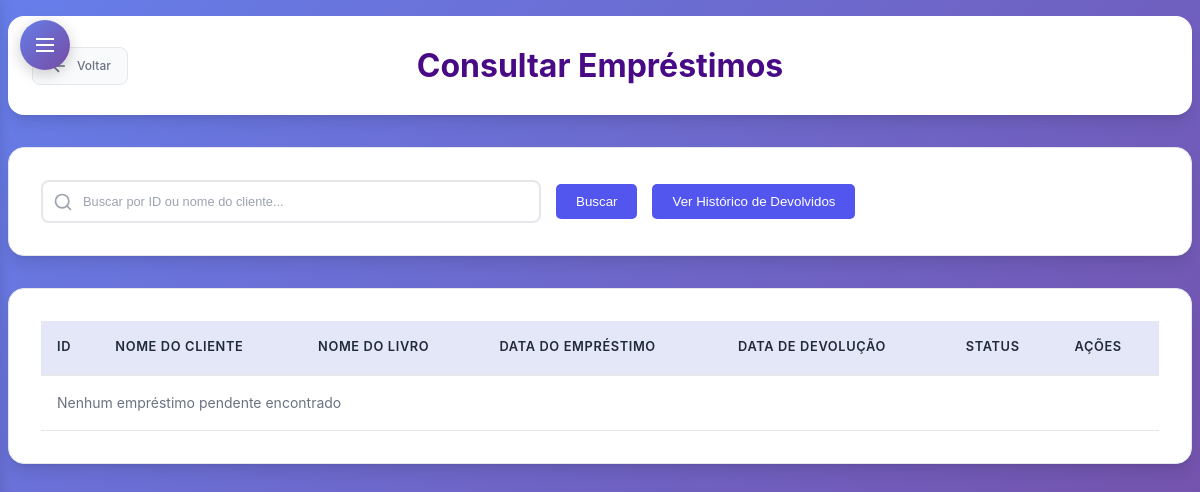
The app's page /subtelas/consultar_emprestimo.php (signed in), older data.
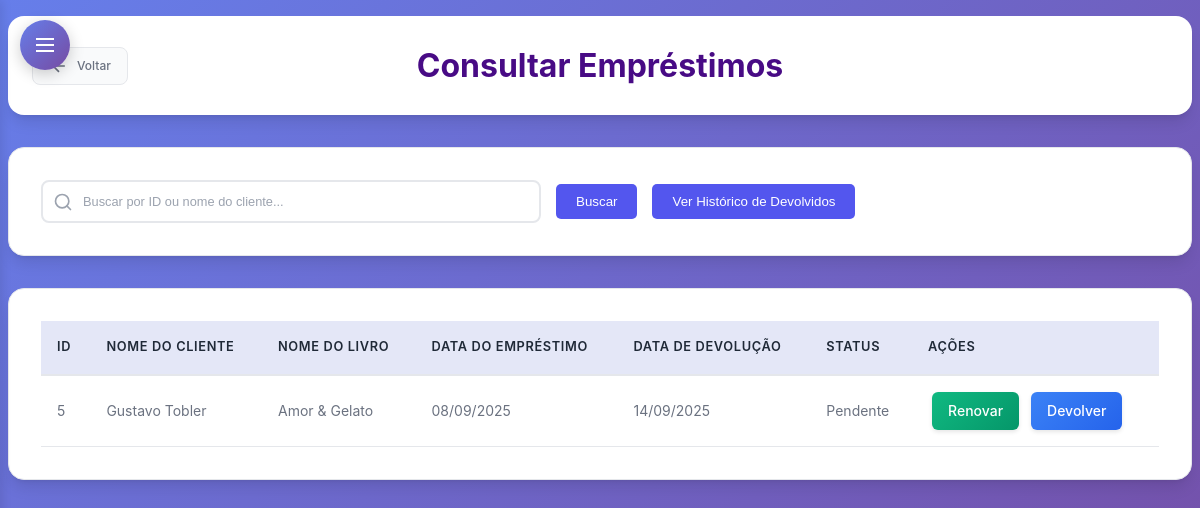
The same page, newer data.
### tables this page shows
CREATE TABLE `emprestimo` (
  `Cod_Emprestimo` int(11) NOT NULL,
  `Cod_Cliente` int(11) NOT NULL,
  `Cod_Livro` int(11) NOT NULL,
  `Data_Emprestimo` date NOT NULL,
  `Data_Devolucao` date NOT NULL,
  `Status_Emprestimo` enum('Pendente','Devolvido') DEFAULT 'Pendente'
);

CREATE TABLE `cliente` (
  `Cod_Cliente` int(11) NOT NULL,
  `Cod_Perfil` int(11) DEFAULT NULL,
  `Nome` varchar(50) NOT NULL,
  `CPF` varchar(15) NOT NULL,
  `Email` varchar(255) NOT NULL,
  `Sexo` varchar(10) NOT NULL,
  `Nome_Responsavel` varchar(50) DEFAULT NULL,
  `Telefone` varchar(20) NOT NULL,
  `Data_Nascimento` date NOT NULL,
  `CEP` varchar(20) NOT NULL,
  `UF` char(2) NOT NULL,
  `Cidade` varchar(30) NOT NULL,
  `Bairro` varchar(30) NOT NULL,
  `Rua` varchar(40) NOT NULL,
  `Num_Residencia` int(11) NOT NULL,
  `Foto` longblob NOT NULL,
  `status` enum('ativo','inativo') DEFAULT 'ativo'
);

CREATE TABLE `livro` (
  `Cod_Livro` int(11) NOT NULL,
  `Cod_Autor` int(11) DEFAULT NULL,
  `Cod_Editora` int(11) DEFAULT NULL,
  `Cod_Doador` int(11) DEFAULT NULL,
  `Cod_Genero` int(11) DEFAULT NULL,
  `Titulo` varchar(50) NOT NULL,
  `Data_Lancamento` varchar(12) DEFAULT NULL,
  `Data_Registro` varchar(12) DEFAULT NULL,
  `Quantidade` int(11) NOT NULL,
  `Num_Prateleira` char(2) DEFAULT NULL,
  `Foto` longblob NOT NULL,
  `status` enum('ativo','inativo') DEFAULT 'ativo'
);

### subtelas/consultar_emprestimo.php (the view, shortened to what this page needs)
  <?php
require_once '../conexao.php';
$emprestimos = [];
$mostrar_inativos = isset($_GET['inativos']) && $_GET['inativos'] === 'true';
try {
    $statusFiltro = $mostrar_inativos ? "e.Status_Emprestimo = 'inativo'" : "e.Status_Emprestimo = 'Pendente'";
    if ($_SERVER["REQUEST_METHOD"] == "POST" && !empty($_POST['busca'])) {
        $busca = trim($_POST['busca']);
        if (is_numeric($busca)) {
            $sql = "SELECT e.Cod_Emprestimo, c.Nome AS Nome_Cliente, l.Titulo AS Nome_Livro,
                           e.Data_Emprestimo, e.Data_Devolucao, e.Status_Emprestimo
                      FROM emprestimo e
                      INNER JOIN cliente c ON e.Cod_Cliente = c.Cod_Cliente
                      INNER JOIN livro l ON e.Cod_Livro = l.Cod_Livro
                      WHERE e.Cod_Emprestimo = :busca AND $statusFiltro
                      ORDER BY e.Data_Emprestimo DESC";
            $stmt = $pdo->prepare($sql);
            $stmt->bindParam(':busca', $busca, PDO::PARAM_INT);
        } else {
            $sql = "SELECT e.Cod_Emprestimo, c.Nome AS Nome_Cliente, l.Titulo AS Nome_Livro,
                           e.Data_Emprestimo, e.Data_Devolucao, e.Status_Emprestimo
                      FROM emprestimo e
                      INNER JOIN cliente c ON e.Cod_Cliente = c.Cod_Cliente
                      INNER JOIN livro l ON e.Cod_Livro = l.Cod_Livro
                      WHERE c.Nome LIKE :busca_nome AND $statusFiltro
                      ORDER BY e.Data_Emprestimo DESC";
            $stmt = $pdo->prepare($sql);
            $stmt->bindValue(':busca_nome', "$busca%", PDO::PARAM_STR);
        }
    } else {
        $sql = "SELECT e.Cod_Emprestimo, c.Nome AS Nome_Cliente, l.Titulo AS Nome_Livro,
                       e.Data_Emprestimo, e.Data_Devolucao, e.Status_Emprestimo
                  FROM emprestimo e
                  INNER JOIN cliente c ON e.Cod_Cliente = c.Cod_Cliente
                  INNER JOIN livro l ON e.Cod_Livro = l.Cod_Livro
                  WHERE $statusFiltro
                  ORDER BY e.Data_Emprestimo DESC";
        $stmt = $pdo->prepare($sql);
    }
    $stmt->execute();
    $emprestimos = $stmt->fetchAll(PDO::FETCH_ASSOC);
} catch (PDOException $e) {
    $erro = "Erro na consulta: " . $e->getMessage();
    $emprestimos = [];
}
?>
<!DOCTYPE html>
<html lang="pt-br">
<head>
  <link rel="stylesheet" type="text/css" href="subtelas_css/consultas.css" />
  <link rel="stylesheet" type="text/css" href="subtelas_css/sidebar-dropdown.css" />
</head>
<body>
    <?php include 'includes/sidebar-dropdown.php'; ?>
  <div class="page-wrapper">
    <header>
      <a href="<?= $linkVoltar ?>" class="btn-voltar">
                    <svg width="20" height="20" viewBox="0 0 24 24" fill="none" stroke="currentColor" stroke-width="2">
                        <path d="M19 12H5M12 19l-7-7 7-7"/>
                    </svg>
                    Voltar
                </a>
      <h1>Consultar Empréstimos</h1>
    </header>
    <form action="consultar_emprestimo.php" method="POST">
    <div class="filtro-container">
      <div id="search-container">
          <div class="input-wrapper">
                         <input type="text" id="search-input" name="busca" placeholder="Buscar por ID ou nome do cliente..." value="<?= htmlspecialchars(isset($_POST['busca']) ? $_POST['busca'] : '') ?>">
          </div>
          <button type="submit" class="btn-filtrar">Buscar</button>
                     <div>
             <button type="button" id="btn-historico" class="btn-filtrar" onclick="alternarVisualizacao()">
               Ver Histórico de Devolvidos
             </button>
           </div>
        </div>
    </form>
    <nav>
      <table id="funcionarios-table">
        <thead>
          <tr>
            <th>ID</th>
            <th>NOME DO CLIENTE</th>
            <th>NOME DO LIVRO</th>
            <th>DATA DO EMPRÉSTIMO</th>
            <th>DATA DE DEVOLUÇÃO</th>
            <th>STATUS</th>
            <th>AÇÕES</th>
          </tr>
        </thead>
        <tbody>
          <?php if (!empty($emprestimos) && is_array($emprestimos)): ?>
            <?php foreach ($emprestimos as $e): ?>
              <tr>
                <td><?= htmlspecialchars($e['Cod_Emprestimo']) ?></td>
                <td><?= htmlspecialchars($e['Nome_Cliente']) ?></td>
                <td><?= htmlspecialchars($e['Nome_Livro']) ?></td>
                <td><?= date("d/m/Y", strtotime($e['Data_Emprestimo'])) ?></td>
                <td><?= $e['Data_Devolucao'] ? date("d/m/Y", strtotime($e['Data_Devolucao'])) : 'Não devolvido' ?></td>
                <td><?= htmlspecialchars($e['Status_Emprestimo']) ?></td>
                <td>
                  <?php if ($mostrar_inativos): ?>
                    <a href="consultar_emprestimo.php?reativar=<?= $e['Cod_Emprestimo'] ?>&inativos=true" class="btn-action btn-reactivate" title="Reativar" onclick="return confirm('Deseja reativar este empréstimo?')">
                      <svg width="16" height="16" viewBox="0 0 24 24" fill="none" stroke="currentColor" stroke-width="2">
                        <path d="M9 12l2 2 4-4M21 12c0 4.97-4.03 9-9 9s-9-4.03-9-9 4.03-9 9-9 9 4.03 9 9z"/>
                      </svg>
                    </a>
                  <?php else: ?>
                    <a href="renovar_emprestimo.php?id=<?= htmlspecialchars($e['Cod_Emprestimo']) ?>" class="renovar">Renovar</a>
                    <a href="devolver_emprestimo.php?id=<?= htmlspecialchars($e['Cod_Emprestimo']) ?>" class="devolver">Devolver</a>
                  <?php endif; ?>
                </td>
              </tr>
            <?php endforeach; ?>
          <?php else: ?>
              <tr><td colspan="7">Nenhum empréstimo pendente encontrado</td></tr>
          <?php endif; ?>
        </tbody>
      </table>
    </nav>
    </div>
</body>
</html>

### subtelas/includes/sidebar-dropdown.php (shortened to what this page needs)
<?php
switch ($_SESSION['perfil']) {
    case 1:
        $linkVoltar = "../gerente.php";
        break;
}
?>
<button id="sidebar-toggle" class="sidebar-toggle">
    <svg width="24" height="24" viewBox="0 0 24 24" fill="none" stroke="currentColor" stroke-width="2">
        <line x1="3" y1="6" x2="21" y2="6"/>
        <line x1="3" y1="12" x2="21" y2="12"/>
        <line x1="3" y1="18" x2="21" y2="18"/>
    </svg>
</button>

### subtelas/subtelas_css/sidebar-dropdown.css (style rules this page uses)
.sidebar-toggle { position: absolute; top: 20px; left: 20px; z-index: 1001; background: linear-gradient(135deg, #667eea 0%, #764ba2 100%); border: none; color: white; width: 50px; height: 50px; border-radius: 50%; cursor: pointer; box-shadow: 0 4px 15px rgba(0, 0, 0, 0.2); transition: all 0.3s ease; display: flex; align-items: center; justify-content: center; }
.sidebar-toggle svg { width: 24px; height: 24px; transition: transform 0.3s ease; }
.page-wrapper { transition: margin-left 0.3s ease; }

### subtelas/consultar_emprestimo.php (style rules this page uses)
#search-container { display: flex; align-items: center; gap: 15px; flex: 1; min-width: 300px; }
.input-wrapper { flex: 1; position: relative; }
.btn-filtrar { padding: 10px 20px; background:rgb(83, 86, 238); color: white; border: none; border-radius: 5px; cursor: pointer; transition: background 0.3s; font-weight: 500; }
a { text-decoration: none; }

Row changes from the older to the newer data that the page shows:
added emprestimo: Cod_Emprestimo "5", Cod_Cliente.Nome "Gustavo Tobler", Cod_Livro.Titulo "Amor & Gelato", Data_Emprestimo "08/09/2025", Data_Devolucao "14/09/2025", Status_Emprestimo "Pendente"
Text that changed along with them:
text no longer shown: "Nenhum empréstimo pendente encontrado"
